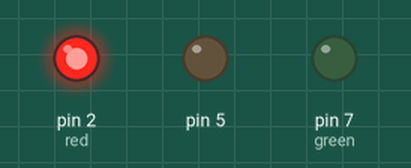
Bench run of a sketch on a simulated Arduino Uno, built with avr-gcc and run on an emulated ATmega328P. Parts: output pins drawn as LEDs (lit = HIGH).

Above: at 4.5 s.
At 9.5 s:
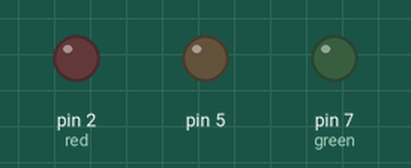
At 14.5 s:
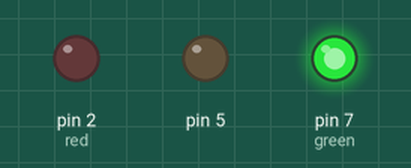
Timing chart, 0 to 26.0 s (numbered marks = the images above):
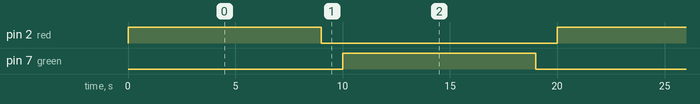

The sketch:

traffic_lights.ino
```cpp
int red = 2;
int green = 7;

// the setup function runs once when you press reset or power the board
void setup() {
  // initialize digital pin LED_BUILTIN as an output.
  pinMode(2, OUTPUT);
  pinMode(5, OUTPUT);
  pinMode(7, OUTPUT);
}

// the loop function runs over and over again forever
void loop() {
  digitalWrite(red, HIGH);
  delay(9000);
  digitalWrite(red, LOW);
  delay(1000);

  digitalWrite(green, HIGH);  // turn the LED on (HIGH is the voltage level)
  delay(9000);                      // wait for a second
  digitalWrite(green, LOW);// wait for a second
  delay(1000);
}
```

Measured:
- by itself, pin 2 (red), pin 7 (green): alternates HIGH for 9.0 s and LOW for 11.0 s
- by itself, everything shown: repeats every 20.0 s, in 4 steps
